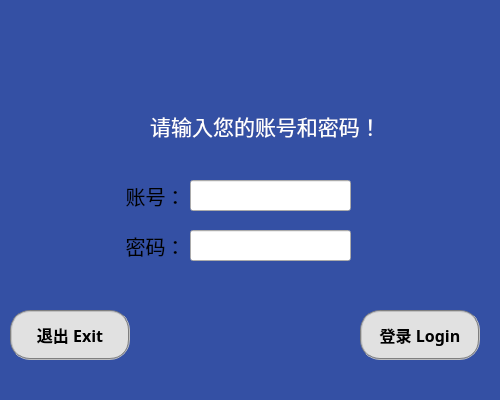
<?xml version="1.0" encoding="UTF-8"?>
<ui version="4.0">
 <class>login</class>
 <widget class="QWidget" name="login">
  <property name="geometry">
   <rect>
    <x>0</x>
    <y>0</y>
    <width>500</width>
    <height>400</height>
   </rect>
  </property>
  <property name="windowTitle">
   <string>Login</string>
  </property>
  <property name="styleSheet">
   <string notr="true">#login{background-color: rgb(52, 80, 164);border-top-left-radius:15px;border-top-right-radius:5px;border-bottom-left-radius:15px;border-bottom-right-radius:5px}
</string>
  </property>
  <widget class="QLabel" name="pic1">
   <property name="geometry">
    <rect>
     <x>10</x>
     <y>10</y>
     <width>231</width>
     <height>51</height>
    </rect>
   </property>
   <property name="text">
    <string/>
   </property>
   <property name="pixmap">
    <pixmap resource="pics.qrc">:/pics/pictures/pic1.png</pixmap>
   </property>
  </widget>
  <widget class="QPushButton" name="return_manager_btn">
   <property name="geometry">
    <rect>
     <x>10</x>
     <y>310</y>
     <width>120</width>
     <height>50</height>
    </rect>
   </property>
   <property name="font">
    <font>
     <family>微软雅黑</family>
     <pointsize>12</pointsize>
     <weight>75</weight>
     <bold>true</bold>
    </font>
   </property>
   <property name="styleSheet">
    <string notr="true">QPushButton{border:2px groove gray;border-radius:20px;padding:2px 4px;background-color: rgb(225, 225, 225);}
QPushButton:hover{background-color: rgb(20, 62, 134);border:none;color:rgb(255, 255, 255);}
QPushButton:checked{background-color: rgb(20, 62, 134);border:none;color:rgb(255, 255, 255);}</string>
   </property>
   <property name="text">
    <string>退出 Exit</string>
   </property>
  </widget>
  <widget class="QLabel" name="label1">
   <property name="geometry">
    <rect>
     <x>130</x>
     <y>100</y>
     <width>271</width>
     <height>51</height>
    </rect>
   </property>
   <property name="sizePolicy">
    <sizepolicy hsizetype="Preferred" vsizetype="Preferred">
     <horstretch>0</horstretch>
     <verstretch>0</verstretch>
    </sizepolicy>
   </property>
   <property name="font">
    <font>
     <family>微软雅黑</family>
     <pointsize>16</pointsize>
     <weight>50</weight>
     <bold>false</bold>
    </font>
   </property>
   <property name="styleSheet">
    <string notr="true">color:rgb(255, 255, 255)</string>
   </property>
   <property name="text">
    <string>请输入您的账号和密码！</string>
   </property>
   <property name="scaledContents">
    <bool>false</bool>
   </property>
   <property name="alignment">
    <set>Qt::AlignCenter</set>
   </property>
   <property name="wordWrap">
    <bool>false</bool>
   </property>
   <property name="margin">
    <number>0</number>
   </property>
   <property name="openExternalLinks">
    <bool>false</bool>
   </property>
  </widget>
  <widget class="QPushButton" name="login_btn">
   <property name="geometry">
    <rect>
     <x>360</x>
     <y>310</y>
     <width>120</width>
     <height>50</height>
    </rect>
   </property>
   <property name="font">
    <font>
     <family>微软雅黑</family>
     <pointsize>12</pointsize>
     <weight>75</weight>
     <bold>true</bold>
    </font>
   </property>
   <property name="styleSheet">
    <string notr="true">QPushButton{border:2px groove gray;border-radius:20px;padding:2px 4px;background-color: rgb(225, 225, 225);}
QPushButton:hover{background-color: rgb(20, 62, 134);border:none;color:rgb(255, 255, 255);}
QPushButton:checked{background-color: rgb(20, 62, 134);border:none;color:rgb(255, 255, 255);}</string>
   </property>
   <property name="text">
    <string>登录 Login</string>
   </property>
  </widget>
  <widget class="QLabel" name="label">
   <property name="geometry">
    <rect>
     <x>110</x>
     <y>180</y>
     <width>91</width>
     <height>31</height>
    </rect>
   </property>
   <property name="font">
    <font>
     <family>微软雅黑</family>
     <pointsize>15</pointsize>
    </font>
   </property>
   <property name="text">
    <string>账号：</string>
   </property>
   <property name="alignment">
    <set>Qt::AlignCenter</set>
   </property>
  </widget>
  <widget class="QLabel" name="label_2">
   <property name="geometry">
    <rect>
     <x>110</x>
     <y>230</y>
     <width>91</width>
     <height>31</height>
    </rect>
   </property>
   <property name="font">
    <font>
     <family>微软雅黑</family>
     <pointsize>15</pointsize>
    </font>
   </property>
   <property name="text">
    <string>密码：</string>
   </property>
   <property name="alignment">
    <set>Qt::AlignCenter</set>
   </property>
  </widget>
  <widget class="QLineEdit" name="pwd">
   <property name="geometry">
    <rect>
     <x>190</x>
     <y>230</y>
     <width>161</width>
     <height>31</height>
    </rect>
   </property>
   <property name="echoMode">
    <enum>QLineEdit::Password</enum>
   </property>
  </widget>
  <widget class="QLineEdit" name="account">
   <property name="geometry">
    <rect>
     <x>190</x>
     <y>180</y>
     <width>161</width>
     <height>31</height>
    </rect>
   </property>
   <property name="font">
    <font>
     <family>微软雅黑</family>
     <pointsize>14</pointsize>
    </font>
   </property>
   <property name="styleSheet">
    <string notr="true"/>
   </property>
  </widget>
 </widget>
 <resources>
  <include location="pics.qrc"/>
 </resources>
 <connections/>
</ui>
